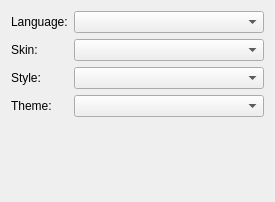
<?xml version="1.0" encoding="UTF-8"?>
<ui version="4.0">
 <class>tt3::gui::GeneralAppearancePreferencesEditor</class>
 <widget class="QWidget" name="tt3::gui::GeneralAppearancePreferencesEditor">
  <property name="geometry">
   <rect>
    <x>0</x>
    <y>0</y>
    <width>275</width>
    <height>202</height>
   </rect>
  </property>
  <property name="windowTitle">
   <string>Form</string>
  </property>
  <layout class="QFormLayout" name="formLayout">
   <item row="0" column="0">
    <widget class="QLabel" name="languageLabel">
     <property name="text">
      <string>Language:</string>
     </property>
    </widget>
   </item>
   <item row="0" column="1">
    <widget class="QComboBox" name="languageComboBox"/>
   </item>
   <item row="1" column="0">
    <widget class="QLabel" name="skinLabel">
     <property name="text">
      <string>Skin:</string>
     </property>
    </widget>
   </item>
   <item row="1" column="1">
    <widget class="QComboBox" name="skinComboBox"/>
   </item>
   <item row="3" column="0">
    <widget class="QLabel" name="themeLabel">
     <property name="text">
      <string>Theme:</string>
     </property>
    </widget>
   </item>
   <item row="3" column="1">
    <widget class="QComboBox" name="themeComboBox"/>
   </item>
   <item row="4" column="0" colspan="2">
    <spacer name="verticalSpacer">
     <property name="orientation">
      <enum>Qt::Orientation::Vertical</enum>
     </property>
     <property name="sizeHint" stdset="0">
      <size>
       <width>20</width>
       <height>40</height>
      </size>
     </property>
    </spacer>
   </item>
   <item row="2" column="0">
    <widget class="QLabel" name="styleLabel">
     <property name="text">
      <string>Style:</string>
     </property>
    </widget>
   </item>
   <item row="2" column="1">
    <widget class="QComboBox" name="styleComboBox"/>
   </item>
  </layout>
 </widget>
 <tabstops>
  <tabstop>languageComboBox</tabstop>
  <tabstop>skinComboBox</tabstop>
  <tabstop>styleComboBox</tabstop>
  <tabstop>themeComboBox</tabstop>
 </tabstops>
 <resources/>
 <connections>
  <connection>
   <sender>languageComboBox</sender>
   <signal>currentIndexChanged(int)</signal>
   <receiver>tt3::gui::GeneralAppearancePreferencesEditor</receiver>
   <slot>_languageComboBoxCurrentIndexChanged(int)</slot>
   <hints>
    <hint type="sourcelabel">
     <x>173</x>
     <y>24</y>
    </hint>
    <hint type="destinationlabel">
     <x>135</x>
     <y>39</y>
    </hint>
   </hints>
  </connection>
  <connection>
   <sender>skinComboBox</sender>
   <signal>currentIndexChanged(int)</signal>
   <receiver>tt3::gui::GeneralAppearancePreferencesEditor</receiver>
   <slot>_skinComboBoxCurrentIndexChanged(int)</slot>
   <hints>
    <hint type="sourcelabel">
     <x>187</x>
     <y>59</y>
    </hint>
    <hint type="destinationlabel">
     <x>149</x>
     <y>53</y>
    </hint>
   </hints>
  </connection>
  <connection>
   <sender>themeComboBox</sender>
   <signal>currentIndexChanged(int)</signal>
   <receiver>tt3::gui::GeneralAppearancePreferencesEditor</receiver>
   <slot>_themeComboBoxCurrentIndexChanged(int)</slot>
   <hints>
    <hint type="sourcelabel">
     <x>187</x>
     <y>77</y>
    </hint>
    <hint type="destinationlabel">
     <x>149</x>
     <y>53</y>
    </hint>
   </hints>
  </connection>
  <connection>
   <sender>styleComboBox</sender>
   <signal>currentIndexChanged(int)</signal>
   <receiver>tt3::gui::GeneralAppearancePreferencesEditor</receiver>
   <slot>_styleComboBoxCurrentIndexChanged(int)</slot>
   <hints>
    <hint type="sourcelabel">
     <x>174</x>
     <y>94</y>
    </hint>
    <hint type="destinationlabel">
     <x>137</x>
     <y>100</y>
    </hint>
   </hints>
  </connection>
 </connections>
 <slots>
  <slot>_languageComboBoxCurrentIndexChanged(int)</slot>
  <slot>_skinComboBoxCurrentIndexChanged(int)</slot>
  <slot>_themeComboBoxCurrentIndexChanged(int)</slot>
  <slot>_styleComboBoxCurrentIndexChanged(int)</slot>
 </slots>
</ui>
